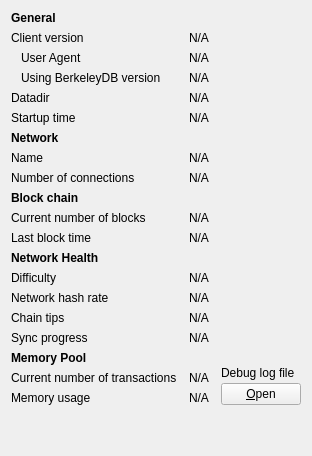
     <widget class="QWidget" name="tab_info">
      <attribute name="title">
       <string>&amp;Information</string>
      </attribute>
      <layout class="QGridLayout" name="gridLayout" columnstretch="0,1,0">
       <property name="horizontalSpacing">
        <number>12</number>
       </property>
       <item row="0" column="0">
        <widget class="QLabel" name="label_9">
         <property name="font">
          <font>
           <weight>75</weight>
           <bold>true</bold>
          </font>
         </property>
         <property name="text">
          <string>General</string>
         </property>
        </widget>
       </item>
       <item row="1" column="0">
        <widget class="QLabel" name="label_6">
         <property name="text">
          <string>Client version</string>
         </property>
        </widget>
       </item>
       <item row="1" column="1" colspan="2">
        <widget class="QLabel" name="clientVersion">
         <property name="cursor">
          <cursorShape>IBeamCursor</cursorShape>
         </property>
         <property name="text">
          <string>N/A</string>
         </property>
         <property name="textFormat">
          <enum>Qt::PlainText</enum>
         </property>
         <property name="textInteractionFlags">
          <set>Qt::LinksAccessibleByMouse|Qt::TextSelectableByKeyboard|Qt::TextSelectableByMouse</set>
         </property>
        </widget>
       </item>
       <item row="2" column="0">
        <widget class="QLabel" name="labelClientUserAgent">
         <property name="text">
          <string>User Agent</string>
         </property>
         <property name="indent">
          <number>10</number>
         </property>
        </widget>
       </item>
       <item row="2" column="1" colspan="2">
        <widget class="QLabel" name="clientUserAgent">
         <property name="cursor">
          <cursorShape>IBeamCursor</cursorShape>
         </property>
         <property name="text">
          <string>N/A</string>
         </property>
         <property name="textFormat">
          <enum>Qt::PlainText</enum>
         </property>
         <property name="textInteractionFlags">
          <set>Qt::LinksAccessibleByMouse|Qt::TextSelectableByKeyboard|Qt::TextSelectableByMouse</set>
         </property>
        </widget>
       </item>
       <item row="3" column="0">
        <widget class="QLabel" name="label_berkeleyDBVersion">
         <property name="text">
          <string>Using BerkeleyDB version</string>
         </property>
         <property name="indent">
          <number>10</number>
         </property>
        </widget>
       </item>
       <item row="3" column="1" colspan="2">
        <widget class="QLabel" name="berkeleyDBVersion">
         <property name="cursor">
          <cursorShape>IBeamCursor</cursorShape>
         </property>
         <property name="text">
          <string>N/A</string>
         </property>
         <property name="textFormat">
          <enum>Qt::PlainText</enum>
         </property>
         <property name="textInteractionFlags">
          <set>Qt::LinksAccessibleByMouse|Qt::TextSelectableByKeyboard|Qt::TextSelectableByMouse</set>
         </property>
        </widget>
       </item>
       <item row="4" column="0">
        <widget class="QLabel" name="label_12">
         <property name="text">
          <string>Datadir</string>
         </property>
        </widget>
       </item>
       <item row="4" column="1" colspan="2">
        <widget class="QLabel" name="dataDir">
         <property name="cursor">
          <cursorShape>IBeamCursor</cursorShape>
         </property>
         <property name="text">
          <string>N/A</string>
         </property>
         <property name="textFormat">
          <enum>Qt::PlainText</enum>
         </property>
         <property name="wordWrap">
          <bool>true</bool>
         </property>
         <property name="textInteractionFlags">
          <set>Qt::LinksAccessibleByMouse|Qt::TextSelectableByKeyboard|Qt::TextSelectableByMouse</set>
         </property>
        </widget>
       </item>
       <item row="5" column="0">
        <widget class="QLabel" name="label_13">
         <property name="text">
          <string>Startup time</string>
         </property>
        </widget>
       </item>
       <item row="5" column="1" colspan="2">
        <widget class="QLabel" name="startupTime">
         <property name="cursor">
          <cursorShape>IBeamCursor</cursorShape>
         </property>
         <property name="text">
          <string>N/A</string>
         </property>
         <property name="textFormat">
          <enum>Qt::PlainText</enum>
         </property>
         <property name="textInteractionFlags">
          <set>Qt::LinksAccessibleByMouse|Qt::TextSelectableByKeyboard|Qt::TextSelectableByMouse</set>
         </property>
        </widget>
       </item>
       <item row="6" column="0">
           <widget class="QLabel" name="labelNetwork">
               <property name="font">
                   <font>
                       <weight>75</weight>
                       <bold>true</bold>
                   </font>
               </property>
               <property name="text">
                   <string>Network</string>
               </property>
           </widget>
       </item>
       <item row="7" column="0">
        <widget class="QLabel" name="label_8">
         <property name="text">
          <string>Name</string>
         </property>
        </widget>
       </item>
       <item row="7" column="1" colspan="2">
        <widget class="QLabel" name="networkName">
         <property name="cursor">
          <cursorShape>IBeamCursor</cursorShape>
         </property>
         <property name="text">
          <string>N/A</string>
         </property>
         <property name="textFormat">
          <enum>Qt::PlainText</enum>
         </property>
         <property name="textInteractionFlags">
          <set>Qt::LinksAccessibleByMouse|Qt::TextSelectableByKeyboard|Qt::TextSelectableByMouse</set>
         </property>
        </widget>
       </item>
       <item row="8" column="0">
        <widget class="QLabel" name="label_7">
         <property name="text">
          <string>Number of connections</string>
         </property>
        </widget>
       </item>
       <item row="8" column="1" colspan="2">
        <widget class="QLabel" name="numberOfConnections">
         <property name="cursor">
          <cursorShape>IBeamCursor</cursorShape>
         </property>
         <property name="text">
          <string>N/A</string>
         </property>
         <property name="textFormat">
          <enum>Qt::PlainText</enum>
         </property>
         <property name="textInteractionFlags">
          <set>Qt::LinksAccessibleByMouse|Qt::TextSelectableByKeyboard|Qt::TextSelectableByMouse</set>
         </property>
        </widget>
       </item>
       <item row="9" column="0">
        <widget class="QLabel" name="label_10">
         <property name="font">
          <font>
           <weight>75</weight>
           <bold>true</bold>
          </font>
         </property>
         <property name="text">
          <string>Block chain</string>
         </property>
        </widget>
       </item>
       <item row="10" column="0">
        <widget class="QLabel" name="label_3">
         <property name="text">
          <string>Current number of blocks</string>
         </property>
        </widget>
       </item>
       <item row="10" column="1" colspan="2">
        <widget class="QLabel" name="numberOfBlocks">
         <property name="cursor">
          <cursorShape>IBeamCursor</cursorShape>
         </property>
         <property name="text">
          <string>N/A</string>
         </property>
         <property name="textFormat">
          <enum>Qt::PlainText</enum>
         </property>
         <property name="textInteractionFlags">
          <set>Qt::LinksAccessibleByMouse|Qt::TextSelectableByKeyboard|Qt::TextSelectableByMouse</set>
         </property>
        </widget>
       </item>
       <item row="11" column="0">
        <widget class="QLabel" name="labelLastBlockTime">
         <property name="text">
          <string>Last block time</string>
         </property>
        </widget>
       </item>
       <item row="11" column="1" colspan="2">
        <widget class="QLabel" name="lastBlockTime">
         <property name="cursor">
          <cursorShape>IBeamCursor</cursorShape>
         </property>
         <property name="text">
          <string>N/A</string>
         </property>
         <property name="textFormat">
          <enum>Qt::PlainText</enum>
         </property>
         <property name="textInteractionFlags">
          <set>Qt::LinksAccessibleByMouse|Qt::TextSelectableByKeyboard|Qt::TextSelectableByMouse</set>
         </property>
        </widget>
       </item>
       <item row="12" column="0">
        <widget class="QLabel" name="labelNetworkHealth">
         <property name="font">
          <font>
           <weight>75</weight>
           <bold>true</bold>
          </font>
         </property>
         <property name="text">
          <string>Network Health</string>
         </property>
        </widget>
       </item>
       <item row="13" column="0">
        <widget class="QLabel" name="label_difficulty">
         <property name="text">
          <string>Difficulty</string>
         </property>
        </widget>
       </item>
       <item row="13" column="1" colspan="2">
        <widget class="QLabel" name="difficulty">
         <property name="cursor">
          <cursorShape>IBeamCursor</cursorShape>
         </property>
         <property name="text">
          <string>N/A</string>
         </property>
         <property name="textFormat">
          <enum>Qt::PlainText</enum>
         </property>
         <property name="textInteractionFlags">
          <set>Qt::LinksAccessibleByMouse|Qt::TextSelectableByKeyboard|Qt::TextSelectableByMouse</set>
         </property>
        </widget>
       </item>
       <item row="14" column="0">
        <widget class="QLabel" name="label_networkHashRate">
         <property name="text">
          <string>Network hash rate</string>
         </property>
        </widget>
       </item>
       <item row="14" column="1" colspan="2">
        <widget class="QLabel" name="networkHashRate">
         <property name="cursor">
          <cursorShape>IBeamCursor</cursorShape>
         </property>
         <property name="text">
          <string>N/A</string>
         </property>
         <property name="textFormat">
          <enum>Qt::PlainText</enum>
         </property>
         <property name="textInteractionFlags">
          <set>Qt::LinksAccessibleByMouse|Qt::TextSelectableByKeyboard|Qt::TextSelectableByMouse</set>
         </property>
        </widget>
       </item>
       <item row="15" column="0">
        <widget class="QLabel" name="label_chainTips">
         <property name="text">
          <string>Chain tips</string>
         </property>
        </widget>
       </item>
       <item row="15" column="1" colspan="2">
        <widget class="QLabel" name="chainTips">
         <property name="cursor">
          <cursorShape>IBeamCursor</cursorShape>
         </property>
         <property name="text">
          <string>N/A</string>
         </property>
         <property name="textFormat">
          <enum>Qt::PlainText</enum>
         </property>
         <property name="textInteractionFlags">
          <set>Qt::LinksAccessibleByMouse|Qt::TextSelectableByKeyboard|Qt::TextSelectableByMouse</set>
         </property>
        </widget>
       </item>
       <item row="16" column="0">
        <widget class="QLabel" name="label_syncProgress">
         <property name="text">
          <string>Sync progress</string>
         </property>
        </widget>
       </item>
       <item row="16" column="1" colspan="2">
        <widget class="QLabel" name="syncProgress">
         <property name="cursor">
          <cursorShape>IBeamCursor</cursorShape>
         </property>
         <property name="text">
          <string>N/A</string>
         </property>
         <property name="textFormat">
          <enum>Qt::PlainText</enum>
         </property>
         <property name="textInteractionFlags">
          <set>Qt::LinksAccessibleByMouse|Qt::TextSelectableByKeyboard|Qt::TextSelectableByMouse</set>
         </property>
        </widget>
       </item>
       <item row="17" column="0">
        <widget class="QLabel" name="labelMempoolTitle">
         <property name="font">
          <font>
           <weight>75</weight>
           <bold>true</bold>
          </font>
         </property>
         <property name="text">
          <string>Memory Pool</string>
         </property>
        </widget>
       </item>
       <item row="18" column="0">
        <widget class="QLabel" name="labelNumberOfTransactions">
         <property name="text">
          <string>Current number of transactions</string>
         </property>
        </widget>
       </item>
       <item row="18" column="1">
        <widget class="QLabel" name="mempoolNumberTxs">
         <property name="cursor">
          <cursorShape>IBeamCursor</cursorShape>
         </property>
         <property name="text">
          <string>N/A</string>
         </property>
         <property name="textFormat">
          <enum>Qt::PlainText</enum>
         </property>
         <property name="textInteractionFlags">
          <set>Qt::LinksAccessibleByMouse|Qt::TextSelectableByKeyboard|Qt::TextSelectableByMouse</set>
         </property>
        </widget>
       </item>
       <item row="19" column="0">
        <widget class="QLabel" name="labelMemoryUsage">
         <property name="text">
          <string>Memory usage</string>
         </property>
        </widget>
       </item>
       <item row="19" column="1">
        <widget class="QLabel" name="mempoolSize">
         <property name="cursor">
          <cursorShape>IBeamCursor</cursorShape>
         </property>
         <property name="text">
          <string>N/A</string>
         </property>
         <property name="textFormat">
          <enum>Qt::PlainText</enum>
         </property>
         <property name="textInteractionFlags">
          <set>Qt::LinksAccessibleByMouse|Qt::TextSelectableByKeyboard|Qt::TextSelectableByMouse</set>
         </property>
        </widget>
       </item>
       <item row="17" column="2" rowspan="3">
        <layout class="QVBoxLayout" name="verticalLayoutDebugButton">
         <property name="spacing">
          <number>3</number>
         </property>
         <item>
          <spacer name="verticalSpacer_2">
           <property name="orientation">
            <enum>Qt::Vertical</enum>
           </property>
           <property name="sizeHint" stdset="0">
            <size>
             <width>10</width>
             <height>5</height>
            </size>
           </property>
          </spacer>
         </item>
         <item>
          <widget class="QLabel" name="labelDebugLogfile">
           <property name="text">
            <string>Debug log file</string>
           </property>
          </widget>
         </item>
         <item>
          <widget class="QPushButton" name="openDebugLogfileButton">
           <property name="toolTip">
            <string>Open the %1 debug log file from the current data directory. This can take a few seconds for large log files.</string>
           </property>
           <property name="text">
            <string>&amp;Open</string>
           </property>
           <property name="autoDefault">
            <bool>false</bool>
           </property>
          </widget>
         </item>
        </layout>
       </item>
       <item row="20" column="0">
        <spacer name="verticalSpacer">
         <property name="orientation">
          <enum>Qt::Vertical</enum>
         </property>
         <property name="sizeHint" stdset="0">
          <size>
           <width>20</width>
           <height>40</height>
          </size>
         </property>
        </spacer>
       </item>
      </layout>
     </widget>
